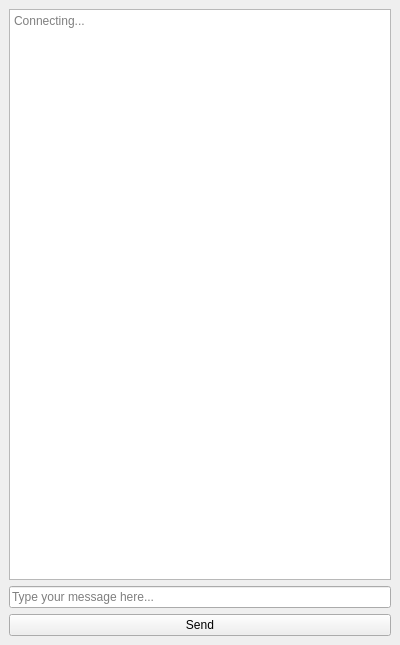
<?xml version="1.0" encoding="UTF-8"?>
<ui version="4.0">
 <class>MainWindow</class>
 <widget class="QMainWindow" name="MainWindow">
  <property name="geometry">
   <rect>
    <x>0</x>
    <y>0</y>
    <width>400</width>
    <height>645</height>
   </rect>
  </property>
  <property name="windowTitle">
   <string>MainWindow</string>
  </property>
  <widget class="QWidget" name="centralwidget">
   <layout class="QVBoxLayout" name="verticalLayout">
    <item>
     <widget class="QPlainTextEdit" name="message_box">
      <property name="readOnly">
       <bool>true</bool>
      </property>
      <property name="placeholderText">
       <string>Connecting...</string>
      </property>
     </widget>
    </item>
    <item>
     <widget class="QLineEdit" name="message_input">
      <property name="placeholderText">
       <string>Type your message here...</string>
      </property>
     </widget>
    </item>
    <item>
     <widget class="QPushButton" name="message_button">
      <property name="text">
       <string>Send</string>
      </property>
     </widget>
    </item>
   </layout>
  </widget>
 </widget>
 <resources/>
 <connections/>
</ui>
